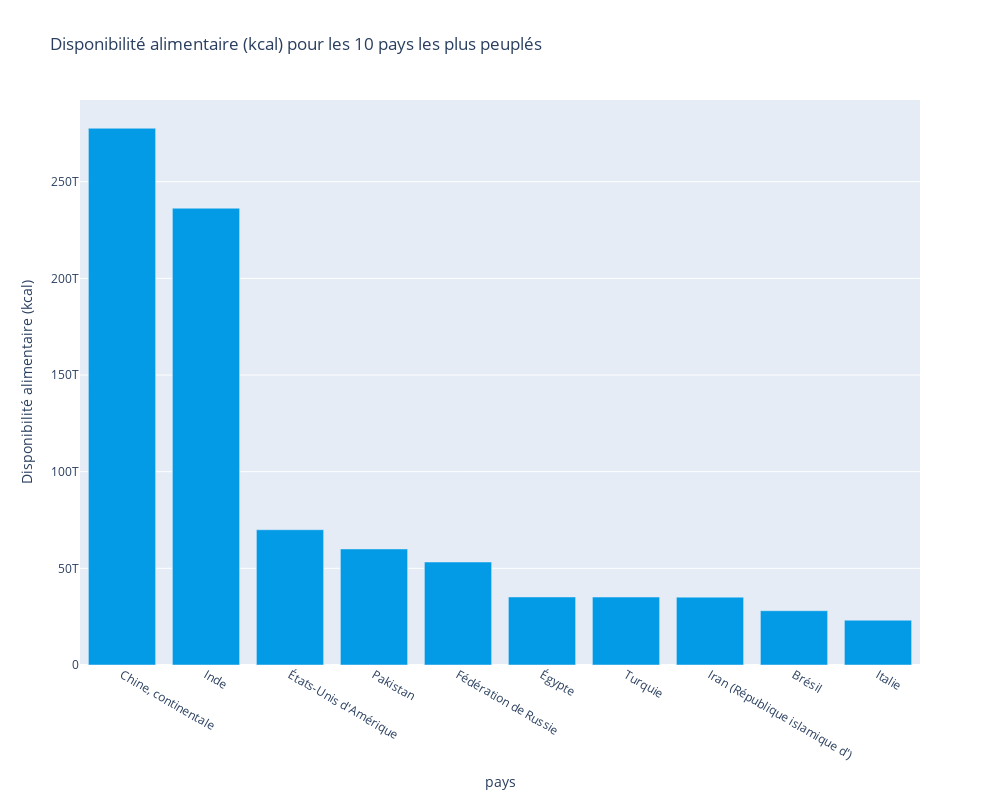

Here is the notebook cell this chart was saved with:
### Code cell
# Création des labels et des valeurs
df=m_df_kcal[m_df_kcal['Produit']=='Blé']
label_px = {'x':'pays', 'y':'Disponibilité alimentaire (kcal)'}

# Création du graphique
df.sort_values(by='Kcal', ascending=False, inplace=True )
df.head(10)
fig = px.bar(x=df.head(10).Pays, y=df.head(10).Kcal, height=1000, color_discrete_sequence=color_list_bar,
             title="Disponibilité alimentaire (kcal) pour les 10 pays les plus peuplés", labels=label_px)

# Mise à l'échel et affichage du graphique
fig.update_layout(
    autosize=False,
    width=1000,
    height=800
)
fig.show()

### Figure 1 — Plotly figure (JSON) as saved in the notebook; plotly's stock layout.template omitted (floating-point values rounded to 4 significant figures)
{"data": [{"alignmentgroup": "True", "hovertemplate": "pays=%{x}<br>Disponibilité alimentaire (kcal)=%{y}<extra></extra>", "legendgroup": "", "marker": {"color": "#039be5", "pattern": {"shape": ""}}, "name": "", "offsetgroup": "", "orientation": "v", "showlegend": false, "textposition": "auto", "type": "bar", "x": ["Chine, continentale", "Inde", "États-Unis d'Amérique", "Pakistan", "Fédération de Russie", "Égypte", "Turquie", "Iran (République islamique d')", "Brésil", "Italie"], "xaxis": "x", "y": [277646843295000, 236285078700000, 69974350385000, 60033422085000, 53281367020000, 35191767000000, 35145450325000, 35109048510000, 28082737920000, 23174065350000], "yaxis": "y"}], "layout": {"autosize": false, "barmode": "relative", "height": 800, "legend": {"tracegroupgap": 0}, "title": {"text": "Disponibilité alimentaire (kcal) pour les 10 pays les plus peuplés"}, "width": 1000, "xaxis": {"anchor": "y", "domain": [0, 1], "title": {"text": "pays"}}, "yaxis": {"anchor": "x", "domain": [0, 1], "title": {"text": "Disponibilité alimentaire (kcal)"}}}}
